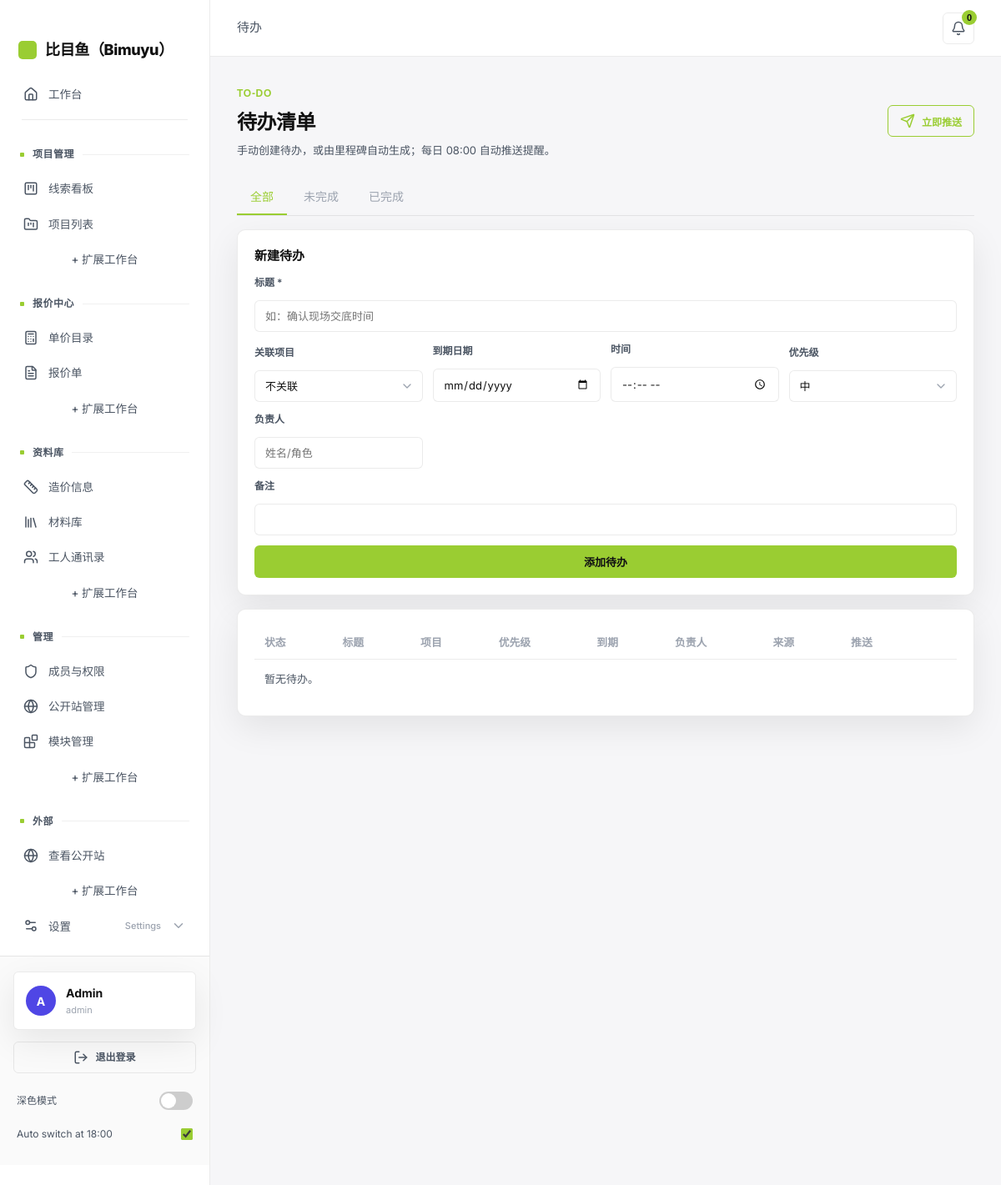
Screenshot of /app/tasks (signed in) with the database file from the repository.
### tables this page shows
CREATE TABLE collaborators (
  id INTEGER PRIMARY KEY AUTOINCREMENT,
  email TEXT UNIQUE NOT NULL,
  password_hash TEXT NOT NULL,
  display_name TEXT,
  role TEXT DEFAULT 'viewer',
  project_ids TEXT DEFAULT '[]',
  invited_by TEXT,
  invited_at DATETIME,
  expires_at DATETIME,
  last_access_at DATETIME,
  revoked BOOLEAN DEFAULT FALSE,
  token TEXT
, avatar_url TEXT, username TEXT, membership_level TEXT DEFAULT 'standard', login_days INTEGER DEFAULT 0, earnings REAL DEFAULT 0, onboarding_done INTEGER DEFAULT 0);

### app/routers/tasks.py (the view)
@router.get("", response_class=HTMLResponse)
async def tasks_page(
    request: Request,
    status: str = Query("all"),
    user: dict = Depends(get_current_user),
):
    with db_session() as conn:
        projects = rows_to_list(
            conn.execute(
                "SELECT p.id, p.code, p.name, c.name as client_name FROM projects p "
                "LEFT JOIN clients c ON p.client_id = c.id ORDER BY p.updated_at DESC"
            ).fetchall()
        )
        if status == "open":
            rows = conn.execute(
                "SELECT * FROM task WHERE status != 'done' ORDER BY due_date, priority DESC"
            ).fetchall()
        elif status == "done":
            rows = conn.execute(
                "SELECT * FROM task WHERE status = 'done' ORDER BY done_at DESC"
            ).fetchall()
        else:
            rows = conn.execute(
                "SELECT * FROM task ORDER BY "
                "(status='done'), due_date, priority DESC"
            ).fetchall()
        tasks = rows_to_list(rows)
        proj_name = {p["id"]: p["name"] for p in projects}
        for t in tasks:
            t["project_name"] = proj_name.get(t.get("project_id")) if t.get("project_id") else None
        today = date.today().isoformat()
        pending_today = conn.execute(
            "SELECT COUNT(*) FROM task WHERE status != 'done' AND due_date <= ?",
            (today,),
        ).fetchone()[0]
    return templates.TemplateResponse(
        "app/tasks.html",
        {
            "request": request,
            "user": user,
            "tasks": tasks,
            "projects": projects,
            "status_filter": status,
            "pending_today": pending_today,
            "priority_labels": PRIORITY_LABELS,
            "source_labels": SOURCE_LABELS,
        },
    )

### templates/app/tasks.html (shortened to what this page needs)
{% extends "app/base.html" %}
{% block content %}
<div class="app-header">
  <div>
    <div class="eyebrow" style="margin-bottom:8px">To-Do</div>
    <h1>待办清单</h1>
    <p style="margin-top:6px">手动创建待办，或由里程碑自动生成；每日 {{ site.notify_push_time if site and site.get('notify_push_time') else '08:00' }} 自动推送提醒。</p>
  </div>
  <div class="page-actions">
    {% if user.role == 'admin' %}
    <form method="post" action="/app/tasks/push-now" style="display:inline">
      <button type="submit" class="btn btn-outline"><i data-lucide="send"></i> 立即推送</button>
    </form>
    {% endif %}
  </div>
</div>
<div class="tabs" style="margin-bottom:16px">
  <a class="tab {% if status_filter == 'all' %}active{% endif %}" href="/app/tasks?status=all">全部</a>
  <a class="tab {% if status_filter == 'open' %}active{% endif %}" href="/app/tasks?status=open">未完成</a>
  <a class="tab {% if status_filter == 'done' %}active{% endif %}" href="/app/tasks?status=done">已完成</a>
</div>
<div class="card" style="margin-bottom:16px">
  <h3 style="margin-bottom:12px">新建待办</h3>
  <form method="post" action="/app/tasks/new" style="display:grid;grid-template-columns:repeat(auto-fill,minmax(160px,1fr));gap:12px;align-items:end">
    <div class="form-group" style="margin:0;grid-column:1/-1"><label>标题 *</label><input name="title" required placeholder="如：确认现场交底时间"></div>
    <div class="form-group" style="margin:0"><label>关联项目</label>
      <select name="project_id"><option value="0">不关联</option>{% for p in projects %}<option value="{{ p.id }}">{{ p.code }} · {{ p.name }}</option>{% endfor %}</select>
    </div>
    <div class="form-group" style="margin:0"><label>到期日期</label><input type="date" name="due_date"></div>
    <div class="form-group" style="margin:0"><label>时间</label><input type="time" name="due_time"></div>
    <div class="form-group" style="margin:0"><label>优先级</label>
      <select name="priority"><option value="high">高</option><option value="medium" selected>中</option><option value="low">低</option></select>
    </div>
    <div class="form-group" style="margin:0"><label>负责人</label><input name="assignee" placeholder="姓名/角色"></div>
    <div class="form-group" style="margin:0;grid-column:1/-1"><label>备注</label><input name="description"></div>
    <div class="form-group" style="margin:0;grid-column:1/-1;display:flex;justify-content:flex-end">
      <button type="submit" class="btn btn-primary">添加待办</button>
    </div>
  </form>
</div>
<div class="card">
  <table>
    <thead>
      <tr><th>状态</th><th>标题</th><th>项目</th><th>优先级</th><th>到期</th><th>负责人</th><th>来源</th><th>推送</th><th></th></tr>
    </thead>
    <tbody>
      {% if not tasks %}
      <tr><td colspan="9" class="empty-cell">暂无待办。</td></tr>
      {% endif %}
    </tbody>
  </table>
</div>
{% endblock %}

### templates/app/base.html (shortened to what this page needs)
<!DOCTYPE html>
<html lang="zh-CN">
<head>
  <link rel="stylesheet" href="/static/css/style.css">
  <link rel="stylesheet" href="/static/css/halo.css?v=19">
  <link rel="stylesheet" href="/static/css/cockpit.css?v=3">
  <link rel="stylesheet" href="https://cdnjs.cloudflare.com/ajax/libs/cropperjs/1.6.1/cropper.min.css">
</head>
<body>
  <div class="app-layout">
    <aside class="app-sidebar">
      <div class="sidebar-brand">
        <span class="brand-mark" aria-hidden="true"></span>
        <span>比目鱼（Bimuyu）</span>
      </div>
      {% set cur = request.url.path %}
      {% set t = request.query_params.get('tab', '') %}
      {% set extend_base = "https://vsence.com/pricing" %}
      {% set _parts = cur.split('/') %}
      {% set _section = '/' + _parts[1] + ('/' + _parts[2] if _parts|length > 2 and _parts[2] != '' else '') %}
      {% set _title_map = {
        '/app': '工作台',
        '/app/dashboard': '工作台',
        '/dashboard': '工作台',
        '/app/pipeline': '线索看板',
        '/app/projects': '项目列表',
        '/app/quotes': '报价单',
        '/app/catalog': '单价目录',
        '/app/calculator': '造价信息',
        '/app/library': '材料库',
        '/app/workers': '工人通讯录',
        '/app/settings': '设置',
        '/app/modules': '模块管理',
        '/app/notifications': '消息中心',
        '/app/tasks': '待办'
      } %}
      {% set section_title = _title_map.get(_section, '工作台') %}
      <nav data-onb="nav">
        <ul class="app-nav">
          <li>
            <a href="/dashboard" class="nav-dash{% if cur == '/dashboard' or cur == '/app/dashboard' or cur == '/app/' %} active{% endif %}">
              <i data-lucide="home"></i>
              工作台
            </a>
          </li>
          <li class="nav-divider"></li>
          <li class="nav-section"><span class="nav-section__zh">项目管理</span></li>
          <li><a href="/app/pipeline" {% if cur == '/app/pipeline' %}class="active"{% endif %}><i data-lucide="kanban-square"></i>线索看板</a></li>
          <li><a href="/app/projects" {% if cur == '/app/projects' %}class="active"{% endif %}><i data-lucide="folder-kanban"></i>项目列表</a></li>
          <li><a class="nav-extend" href="{{ extend_base }}?from=projects" target="_blank" rel="noopener">+ 扩展工作台</a></li>
          <li class="nav-section"><span class="nav-section__zh">报价中心</span></li>
          <li><a href="/app/catalog" {% if cur == '/app/catalog' %}class="active"{% endif %}><i data-lucide="calculator"></i>单价目录</a></li>
          <li><a href="/app/quotes" {% if cur == '/app/quotes' %}class="active"{% endif %}><i data-lucide="file-text"></i>报价单</a></li>
          <li><a class="nav-extend" href="{{ extend_base }}?from=quotes" target="_blank" rel="noopener">+ 扩展工作台</a></li>
          <li class="nav-section"><span class="nav-section__zh">资料库</span></li>
          <li><a href="/app/calculator" {% if cur == '/app/calculator' %}class="active"{% endif %}><i data-lucide="ruler"></i>造价信息</a></li>
          <li><a href="/app/library" {% if cur == '/app/library' %}class="active"{% endif %}><i data-lucide="library"></i>材料库</a></li>
          <li><a href="/app/workers" {% if cur == '/app/workers' %}class="active"{% endif %}><i data-lucide="users"></i>工人通讯录</a></li>
          <li><a class="nav-extend" href="{{ extend_base }}?from=library" target="_blank" rel="noopener">+ 扩展工作台</a></li>
          {% if user and user.role == 'admin' %}
          <li class="nav-section"><span class="nav-section__zh">管理</span></li>
          <li><a href="/app/settings?tab=members" {% if cur == '/app/settings' and t == 'members' %}class="active"{% endif %}><i data-lucide="shield"></i>成员与权限</a></li>
          <li><a href="/app/settings?tab=public" {% if cur == '/app/settings' and t == 'public' %}class="active"{% endif %}><i data-lucide="globe"></i>公开站管理</a></li>
          <li><a href="/app/modules" {% if cur == '/app/modules' %}class="active"{% endif %}><i data-lucide="blocks"></i>模块管理</a></li>
          <li><a class="nav-extend" href="{{ extend_base }}?from=manage" target="_blank" rel="noopener">+ 扩展工作台</a></li>
          {% endif %}
          <li class="nav-section"><span class="nav-section__zh">外部</span></li>
          <li data-onb="public"><a href="/" target="_blank"><i data-lucide="globe"></i>查看公开站</a></li>
          <li><a class="nav-extend" href="{{ extend_base }}?from=external" target="_blank" rel="noopener">+ 扩展工作台</a></li>
          {% if user and user.role == 'admin' %}
          <li class="nav-dropdown {% if cur == '/app/settings' %}open{% endif %}" data-onb="settings">
            <button type="button" class="nav-dropdown__toggle" aria-haspopup="true" aria-expanded="{% if cur == '/app/settings' %}true{% else %}false{% endif %}" onclick="var d=this.parentElement;d.classList.toggle('open');this.setAttribute('aria-expanded',d.classList.contains('open'))">
              <span class="nav-dropdown__main"><i data-lucide="settings-2"></i><span class="nav-dropdown__zh">设置</span></span><span class="nav-dropdown__en">Settings</span>
              <i data-lucide="chevron-down" class="nav-dropdown__chevron"></i>
            </button>
          </li>
          {% endif %}
        </ul>
      </nav>
      <div class="sidebar-footer">
          <div class="sidebar-user" id="sidebarUser" data-onb="account"
               onclick="location.href='/app/account'" title="查看账户与权益">
            {% if user.avatar_url %}
            <img class="user-avatar" src="{{ user.avatar_url }}" alt="">
            {% else %}
            <span class="user-avatar" aria-hidden="true">{{ (user.display_name or user.username or user.email)[0:1] | upper }}</span>
            {% endif %}
            <div class="user-info">
              <span class="user-name">{{ user.display_name or user.username or user.email }}</span>
              <span class="user-role">{{ (user.role or 'member') | lower }}</span>
            </div>
          </div>
          <a href="/app/logout" class="sidebar-logout">
            <i data-lucide="log-out"></i>
            <span>退出登录</span>
          </a>
        <div class="theme-switch-row">
          <span class="theme-switch-label">深色模式</span>
          <label class="switch switch--small" title="Toggle dark / light theme">
            <span class="slider"></span>
          </label>
        </div>
        <label class="auto-toggle-row" title="Automatically switch to dark mode after 18:00">
          <span class="auto-label">Auto switch at 18:00</span>
          <input type="checkbox" id="autoToggle" onchange="toggleAuto()">
        </label>
      </div>
    </aside>
    <main class="app-main">
      <header class="app-topbar" data-onb="top">
        <div class="topbar-left">
          <span class="topbar-section">{{ section_title }}</span>
        </div>
        <div class="topbar-right">
          <div class="topbar-bell" id="bellWrap">
            <button type="button" class="topbar-bell__btn" id="bellBtn"
                    aria-label="消息中心" aria-haspopup="true" aria-expanded="false">
              <i data-lucide="bell"></i>
              <span class="topbar-bell__badge" id="bellBadge" hidden>0</span>
            </button>
          </div>
        </div>
      </header>
      <div class="content">
        {% block content %}{% endblock %}
      </div>
    </main>
  </div>
</body>
</html>

### static/css/style.css (style rules this page uses)
:root { --bg: #f7f4ee; --surface: #ffffff; --text: #1c201d; --muted: #6a645d; --accent: #63615A; --accent-rgb: 99, 97, 90; --accent-signature: #c8ff00; --case-accent: #c8ff00; --accent-light: #ece9e3; --border: #e3ddd2; --radius: 14px; --radius-lg: 24px; --shadow: 0 10px 30px rgba(var(--accent-rgb), 0.08); --shadow-card: 0 8px 24px rgba(0, 0, 0, .06); --shadow-card-hover: 0 12px 30px rgba(26, 22, 20, .12); --cases-grid-cols: 2; --cases-grid-gap: 20px; --cases-grid-mt: 30px; --lift: -6px; --ease-out: cubic-bezier(.23, 1, .32, 1); --font: "Prompt", "Noto Sans SC", "PingFang SC", -apple-system, BlinkMacSystemFont, "Segoe UI", sans-serif; --font-display: "Prompt", "Noto Sans SC", sans-serif; }
* { box-sizing: border-box; margin: 0; padding: 0; }
body { font-family: var(--font); background: var(--bg); color: var(--text); line-height: 1.6; min-height: 100vh; }
a { color: var(--accent); text-decoration: none; }
.btn, .btn-primary { display: inline-block; padding: 12px 28px; background: transparent; color: var(--accent) !important; border: 1px solid var(--accent); border-radius: 100px; font-size: .9rem; font-weight: 500; cursor: pointer; text-decoration: none !important; transition: background-color .3s ease, color .3s ease, border-color .3s ease; }
.btn-outline { background: transparent; border: 1px solid var(--accent); color: var(--accent) !important; }
.app-layout { display: flex; min-height: 100vh; }
.app-sidebar { width: 220px; background: var(--accent); color: #fff; padding: 24px 0; flex-shrink: 0; }
.app-nav { list-style: none; }
.app-nav a { display: block; padding: 10px 20px; color: rgba(255,255,255,.75); font-size: .875rem; text-decoration: none; }
.app-main { flex: 1; padding: 32px; overflow-x: auto; }
.app-header { display: flex; justify-content: space-between; align-items: center; margin-bottom: 28px; }
.app-header h1 { font-size: 1.5rem; font-weight: 600; }
.card { background: var(--surface); border: 1px solid var(--border); border-radius: var(--radius); padding: 20px; margin-bottom: 20px; }
table { width: 100%; border-collapse: collapse; font-size: .875rem; }
th, td { padding: 10px 12px; text-align: left; border-bottom: 1px solid var(--border); }
th { color: var(--muted); font-weight: 500; font-size: .8rem; }
.form-group { margin-bottom: 16px; }
.form-group label { display: block; font-size: .8rem; color: var(--muted); margin-bottom: 6px; }
.form-group input, .form-group select, .form-group textarea { width: 100%; padding: 10px 12px; border: 1px solid var(--border); border-radius: var(--radius); font-family: inherit; font-size: .875rem; }
.tabs { display: flex; gap: 4px; border-bottom: 1px solid var(--border); margin-bottom: 24px; flex-wrap: wrap; }
.tab { padding: 10px 16px; font-size: .875rem; color: var(--muted); border-bottom: 2px solid transparent; text-decoration: none !important; }
.tab.active { color: var(--accent); border-bottom-color: var(--accent); }
.eyebrow { display: inline-block; font-family: "Prompt", "Noto Sans SC", sans-serif; font-weight: 500; letter-spacing: 0.12em; text-transform: uppercase; color: var(--accent); margin-bottom: 12px; }

### static/css/cockpit.css (style rules this page uses)
.app-nav li.nav-divider { height: 1px; margin: 10px 12px; background: var(--border); }

### rows the page displays
collaborators: display_name "A", display_name "Admin", role "admin"

### other values shown
{{ section_title }} "待办"
